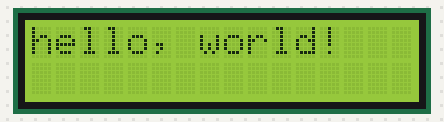
Recording of a sketch running on a simulated Arduino Uno, built with avr-gcc and run on an emulated ATmega328P. Parts: 16×2 character LCD.

Above: at 0.1 s.
At 1.1 s:
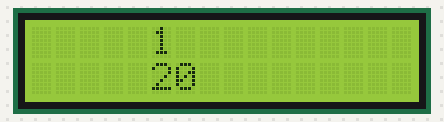
At 10.1 s:
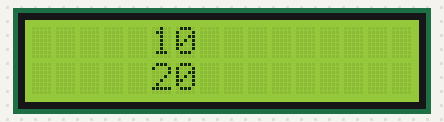
At 20.1 s:
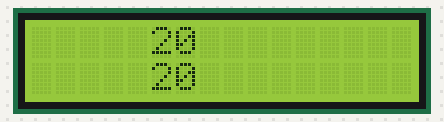
At 29.1 s:
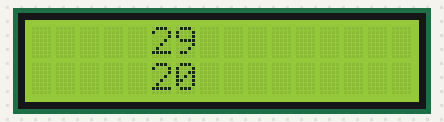
At 39.1 s:
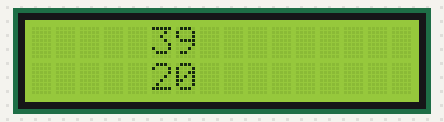

The sketch:

03_Arduino_LCD.ino
```cpp
//                                       http://electronicshobbycorner.blogspot.in
//                                       Rajeev
//

//  INTERFACING 16*2 lcd WITH ARDUINO
//  LCD         ARDUINO
//   RS         2
//   EN         3
//   D4         4
//   D5         5
//   D6         6
//   D7         7


#include <LiquidCrystal.h>
LiquidCrystal lcd(2, 3, 4, 5, 6, 7);
void setup()
{
     lcd.begin(16, 2);
     lcd.print("hello, world!");
     delay(1000);
     lcd.clear();
}

void loop()
{
 int a=20;
  // set the cursor to column 0, line 1
  // (note: line 1 is the second row, since counting begins with 0):
  lcd.setCursor(5, 0);
  lcd.print(millis()/1000);
  lcd.setCursor(5, 1);
  lcd.print(a);

}
```

Measured:
- what the display in image 1 shows lasts 0.9 s, from 1.1 s to 2.0 s
- what the display in image 2 shows lasts 1.0 s, from 10.0 s to 11.0 s
